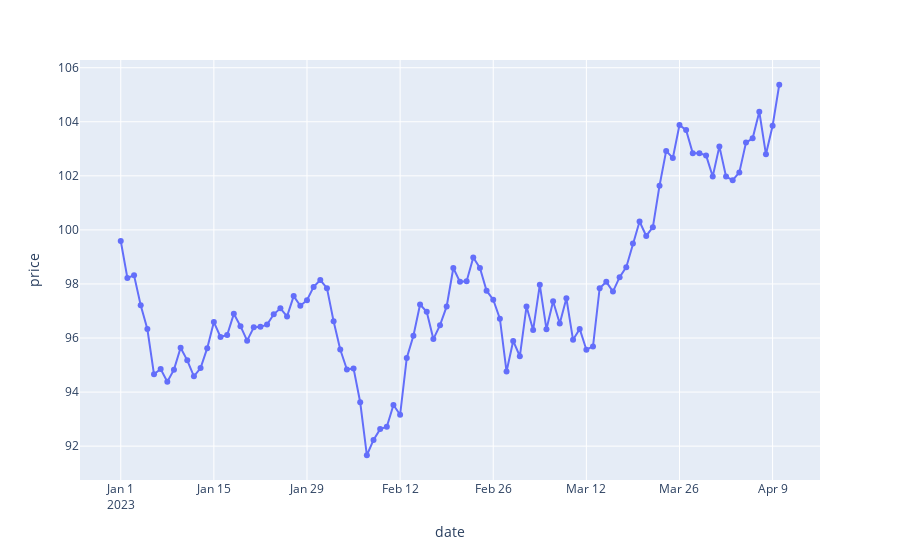

Here is the notebook cell this chart was saved with:
### Code cell
import numpy as np
import pandas as pd

from prophet import Prophet
import plotly.express as px

rng = np.random.default_rng(seed=41)

# Parameters
num_days = 100
initial_price = 100.0
volatility = 0.01  # Daily volatility

# Generate random daily returns
daily_returns = np.random.normal(loc=0, scale=volatility, size=num_days)

# Calculate the cumulative sum of returns to get the price
price = initial_price * np.exp(np.cumsum(daily_returns))

data = pd.DataFrame(
    {"date": pd.date_range(start="01-01-2023", periods=len(price)), "price": price}
)

px.line(data_frame=data, x="date", y="price", markers="*")
